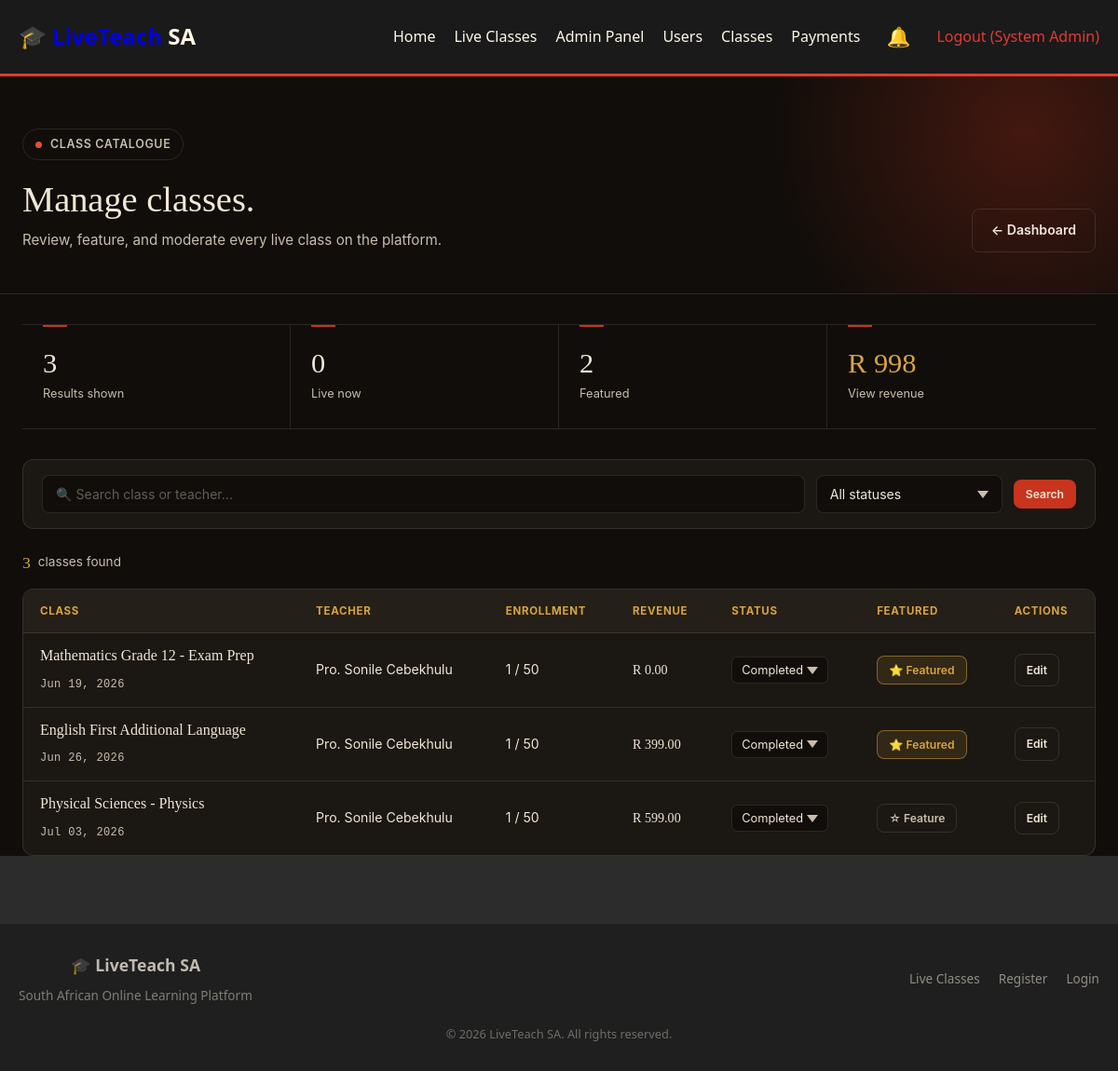
The page /admin/classes.php (signed in) on the database as committed earlier.
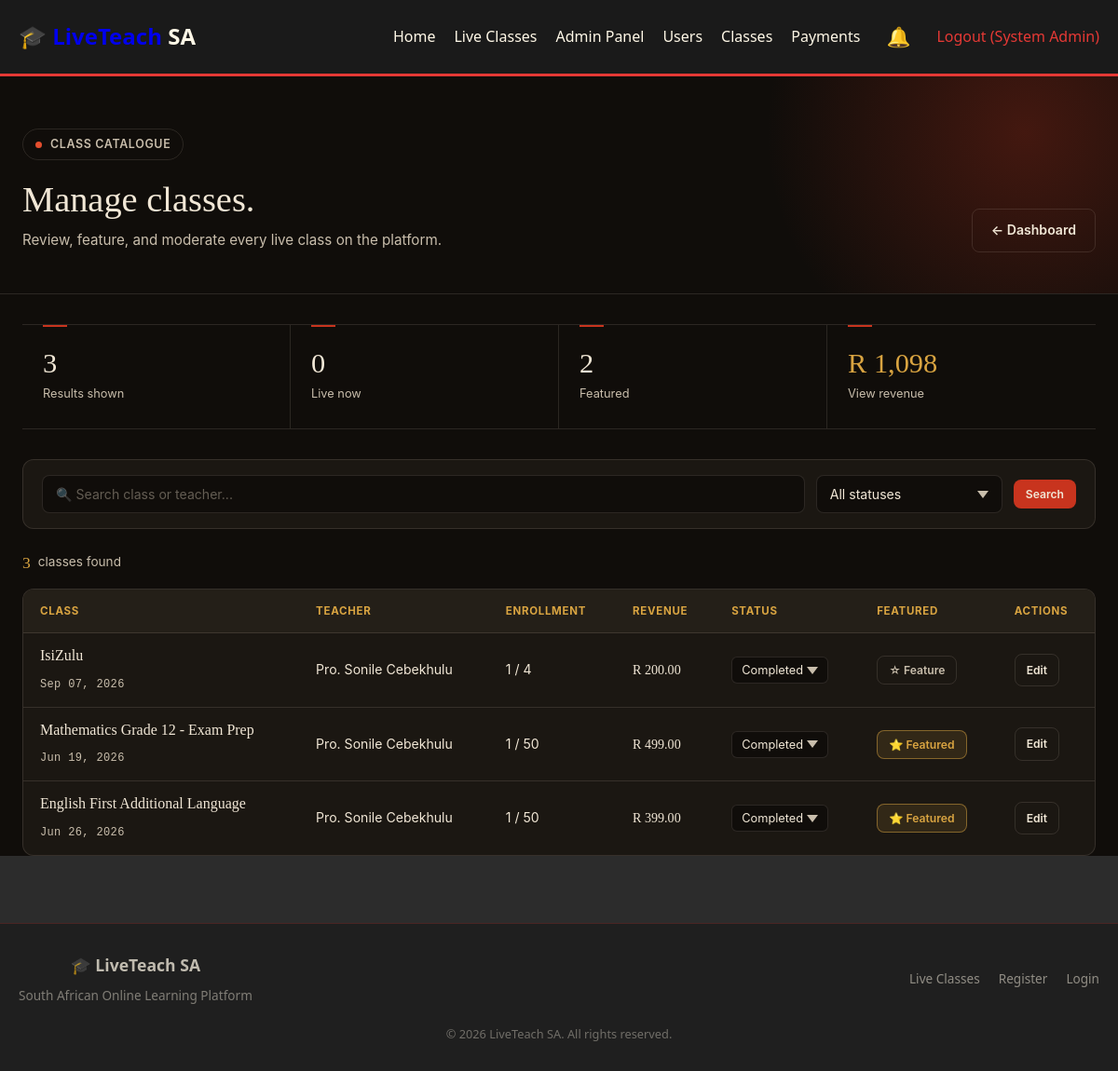
The same page on the database as committed later.
### tables this page shows
CREATE TABLE `live_classes` (
  `id` int(11) NOT NULL,
  `teacher_id` int(11) NOT NULL,
  `title` varchar(255) NOT NULL,
  `description` text DEFAULT NULL,
  `short_description` varchar(500) DEFAULT NULL,
  `image` varchar(255) DEFAULT NULL,
  `price` decimal(10,2) NOT NULL DEFAULT 0.00,
  `duration` varchar(50) DEFAULT NULL,
  `level` enum('beginner','intermediate','advanced') NOT NULL DEFAULT 'beginner',
  `category` varchar(100) DEFAULT NULL,
  `start_date` datetime DEFAULT NULL,
  `end_date` datetime DEFAULT NULL,
  `schedule` text DEFAULT NULL,
  `meeting_link` varchar(500) DEFAULT NULL,
  `meeting_id` varchar(100) DEFAULT NULL,
  `meeting_password` varchar(100) DEFAULT NULL,
  `recording_url` varchar(500) DEFAULT NULL,
  `materials` text DEFAULT NULL,
  `max_students` int(11) DEFAULT 50,
  `current_students` int(11) NOT NULL DEFAULT 0,
  `status` enum('upcoming','ongoing','completed','cancelled') NOT NULL DEFAULT 'upcoming',
  `is_featured` tinyint(1) NOT NULL DEFAULT 0,
  `sequential_unlock` tinyint(1) NOT NULL DEFAULT 0,
  `created_at` timestamp NOT NULL DEFAULT current_timestamp(),
  `thumbnail` varchar(500) DEFAULT NULL,
  `preview_video` varchar(500) DEFAULT NULL,
  `stream_platform` enum('zoom','google_meet','custom','youtube_live') DEFAULT 'zoom',
  `stream_embed` text DEFAULT NULL
);

CREATE TABLE `users` (
  `id` int(11) NOT NULL,
  `fullname` varchar(255) NOT NULL,
  `email` varchar(255) NOT NULL,
  `password` varchar(255) NOT NULL,
  `phone` varchar(50) DEFAULT NULL,
  `role` enum('admin','teacher','student') NOT NULL DEFAULT 'student',
  `profile_image` varchar(255) DEFAULT NULL,
  `bio` text DEFAULT NULL,
  `status` enum('active','inactive','suspended') NOT NULL DEFAULT 'active',
  `created_at` timestamp NOT NULL DEFAULT current_timestamp()
);

### admin/classes.php (the view, shortened to what the changed rows need)
<?php
require_once '../includes/header.php';
$connection = getDbConnection();
$where = '1=1';
$classes = $connection->query("
    SELECT c.*, u.fullname as teacher_name,
        (SELECT COUNT(*) FROM enrollments e WHERE e.class_id = c.id AND e.payment_status='paid') as student_count,
        (SELECT SUM(e.amount_paid) FROM enrollments e WHERE e.class_id = c.id AND e.payment_status='paid') as revenue
    FROM live_classes c
    JOIN users u ON c.teacher_id = u.id
    WHERE $where
    ORDER BY c.created_at DESC
")->fetch_all(MYSQLI_ASSOC);
?>
<main class="lt-page">
    <div class="lt-dash-header">
        <div class="lt-container lt-dash-header-inner">
            <div>
                <h1>Manage classes.</h1>
            </div>
        </div>
    </div>
    <div class="lt-container">
        <div class="lt-summary">
            <div class="lt-summary-cell lt-reveal lt-delay-4">
                <div class="lt-summary-number lt-accent">
                    R <?php echo number_format(array_sum(array_column($classes, 'revenue')), 0); ?>
                </div>
                <div class="lt-summary-label">View revenue</div>
            </div>
        </div>
        <div class="lt-table-card lt-reveal">
            <div class="lt-table-scroll">
                <table class="lt-table">
                    <thead>
                        <tr>
                            <th>Class</th>
                            <th>Teacher</th>
                            <th>Enrollment</th>
                            <th>Revenue</th>
                            <th>Status</th>
                            <th>Featured</th>
                            <th>Actions</th>
                        </tr>
                    </thead>
                    <tbody>
                        <?php foreach ($classes as $c): ?>
                            <tr>
                                <td>
                                    <a href="../classes/class.php?id=<?php echo $c['id']; ?>" class="lt-class-title">
                                        <?php echo htmlspecialchars($c['title']); ?>
                                    </a>
                                    <div class="lt-class-date"><?php echo date('M d, Y', strtotime($c['start_date'])); ?></div>
                                </td>
                                <td><?php echo htmlspecialchars($c['teacher_name']); ?></td>
                                <td class="lt-cell-muted">
                                    <?php echo $c['student_count']; ?> / <?php echo $c['max_students']; ?>
                                </td>
                                <td class="lt-cell-revenue">
                                    R <?php echo number_format($c['revenue'] ?? 0, 2); ?>
                                </td>
                                <td>
                                    <form method="post" style="display:inline; margin: 0;">
                                        <select name="new_status" class="lt-status-select" onchange="this.form.submit()">
                                            <?php foreach(['upcoming','ongoing','completed','cancelled'] as $st): ?>
                                                <option value="<?php echo $st; ?>" <?php echo $c['status']==$st?'selected':''; ?>><?php echo ucfirst($st); ?></option>
                                            <?php endforeach; ?>
                                        </select>
                                    </form>
                                </td>
                                <td>
                                    <form method="post" style="display:inline; margin: 0;">
                                        <button type="submit" name="toggle_featured" class="lt-btn lt-btn-sm <?php echo $c['is_featured'] ? 'lt-btn-gold' : 'lt-btn-outline'; ?>">
                                            <?php echo $c['is_featured'] ? '⭐ Featured' : '☆ Feature'; ?>
                                        </button>
                                    </form>
                                </td>
                                <td>
                                    <div class="lt-row-actions">
                                        <a href="../teacher/edit-class.php?id=<?php echo $c['id']; ?>" class="lt-btn lt-btn-outline lt-btn-sm">Edit</a>
                                    </div>
                                </td>
                            </tr>
                        <?php endforeach; ?>
                    </tbody>
                </table>
            </div>
        </div>
    </div>
</main>
<?php require_once '../includes/footer.php'; ?>

Rows that differ between the two databases and show on the page:
removed live_classes: title "Physical Sciences - Physics", start_date "Jul 03, 2026", users.fullname "Pro. Sonile Cebekhulu", student_count "1", max_students "50", revenue "599.00", new_status "Completed", is_featured "☆ Feature"
added live_classes: title "IsiZulu", start_date "Sep 07, 2026", users.fullname "Pro. Sonile Cebekhulu", student_count "1", max_students "4", revenue "200.00", new_status "Completed", is_featured "☆ Feature"
changed live_classes "Mathematics Grade 12 - Exam Prep": revenue "0.00" → "499.00"
Other text that changed with them:
array_sum(array_column($classes, 'revenue')): "998" → "1,098"
